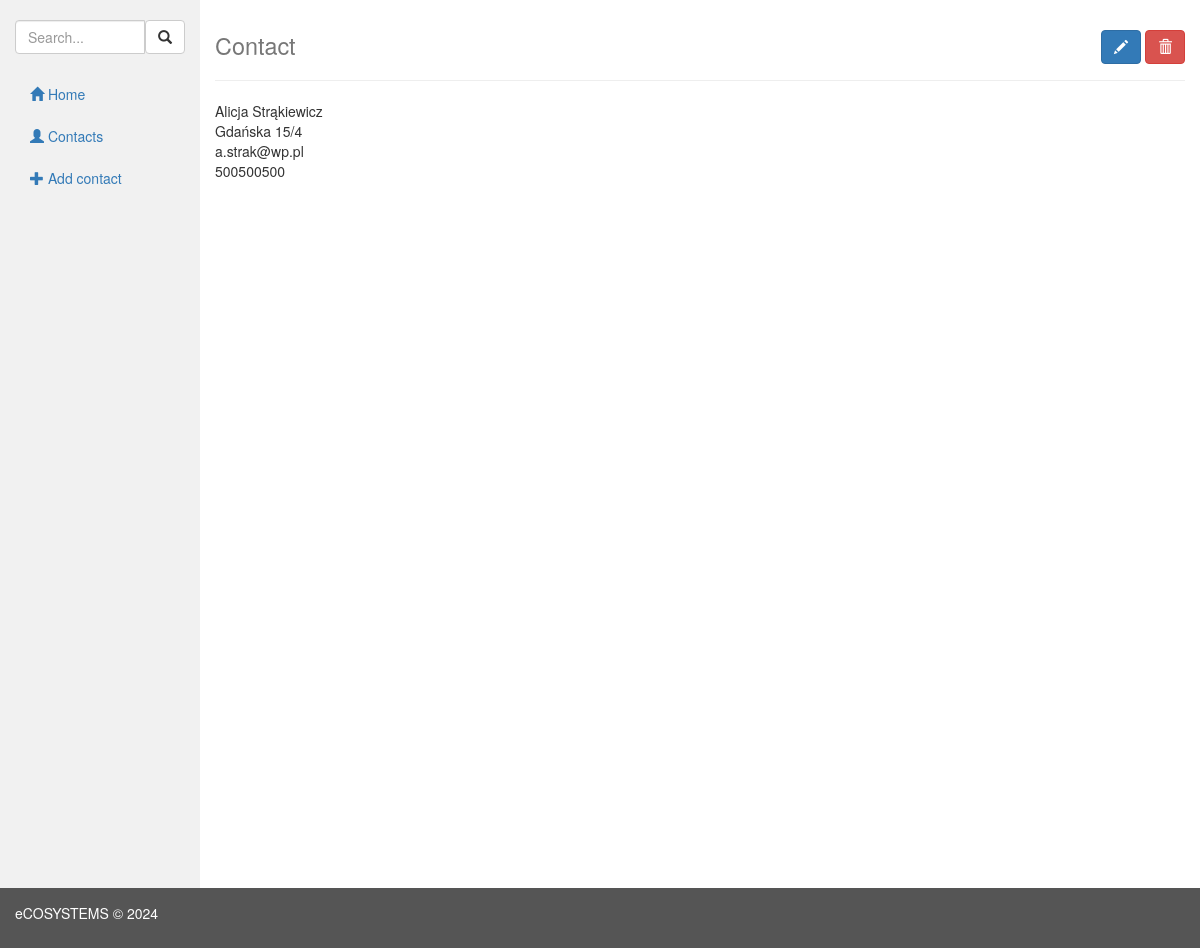
Page /?action=contact&id=2 on the committed database.
### tables this page shows
CREATE TABLE `contacts` (
	`id` INT(11) NOT NULL AUTO_INCREMENT,
	`name` VARCHAR(255) NULL DEFAULT NULL COLLATE 'utf8_polish_ci',
	`surname` VARCHAR(255) NULL DEFAULT NULL COLLATE 'utf8_polish_ci',
	`phone` VARCHAR(255) NULL DEFAULT NULL COLLATE 'utf8_polish_ci',
	`email` VARCHAR(255) NULL DEFAULT NULL COLLATE 'utf8_polish_ci',
	`address` VARCHAR(255) NULL DEFAULT NULL COLLATE 'utf8_polish_ci',
	`categoryId` INT(11) NULL DEFAULT NULL COLLATE 'utf8_polish_ci',
	`note` BLOB NULL,
	PRIMARY KEY (`id`),
	INDEX `main` (`name`, `surname`, `email`)
)
	COLLATE='utf8_polish_ci';

### lib/Db.php (called while the page is built, shortened)
<?php
class Db
{
    private static $instance;
    public static function getInstance()
    {
        if(!isset(self::$instance)) {
            self::$instance = new Db();
        }
        return self::$instance;
    }
    public function getDb() {
        $parameters = Config::getInstance()->getConfig();
        $db = new PDO('mysql:
            host='.$parameters->getHost().';
            dbname='.$parameters->getDbname().';
            charset=' . $parameters ->getCharset() .'',
            $parameters->getUsername(),
            $parameters->getPassword()
        );
        $db->setAttribute(PDO::ATTR_DEFAULT_FETCH_MODE, PDO::FETCH_OBJ);
        return $db;
    }
}

### lib/ContactsModel.php (called while the page is built, shortened)
<?php
class ContactsModel implements ModelInterface
{
    private $db;
    public function __construct() {
        $this->db = Db::getInstance();
    }
    public function getOneById($id){
        $query = $this->db->getDb()->prepare("SELECT * FROM contacts WHERE id=:id");
        $query->bindParam(':id', $id);
        $query->execute();
        return $query->fetchAll(PDO::FETCH_CLASS, 'Contact')[0];
    }
}

### index.php (called while the page is built, shortened)
<?php
$application = new Application();
$application->start();

### lib/Contact.php (the view, shortened to what this page needs)
<?php
class Contact
{
    private $name;
    private $surname;
    private $phone;
    private $email;
    private $address;
    private $note;
    public function getName()
    {
        return $this->name;
    }
    public function getSurname()
    {
        return $this->surname;
    }
    public function getPhone()
    {
        return $this->phone;
    }
    public function getEmail()
    {
        return $this->email;
    }
    public function getAddress()
    {
        return $this->address;
    }
    public function getNote()
    {
        return $this->note;
    }
    public function __toString()
    {
        return
            $this->getName() . ' ' . $this->getSurname() . ' <br>'
            . $this->getAddress() . ' <br>'
            . $this->getEmail() . ' <br>'
            . $this->getPhone() . ' <br>'
            . $this->getNote();
    }
}

### rows in the picture
contacts: name "Alicja", surname "Strąkiewicz", address "Gdańska 15/4", email "a.strak@wp.pl", phone "500500500"

### other values in the picture
$this->getPageLabel() "Contact"
